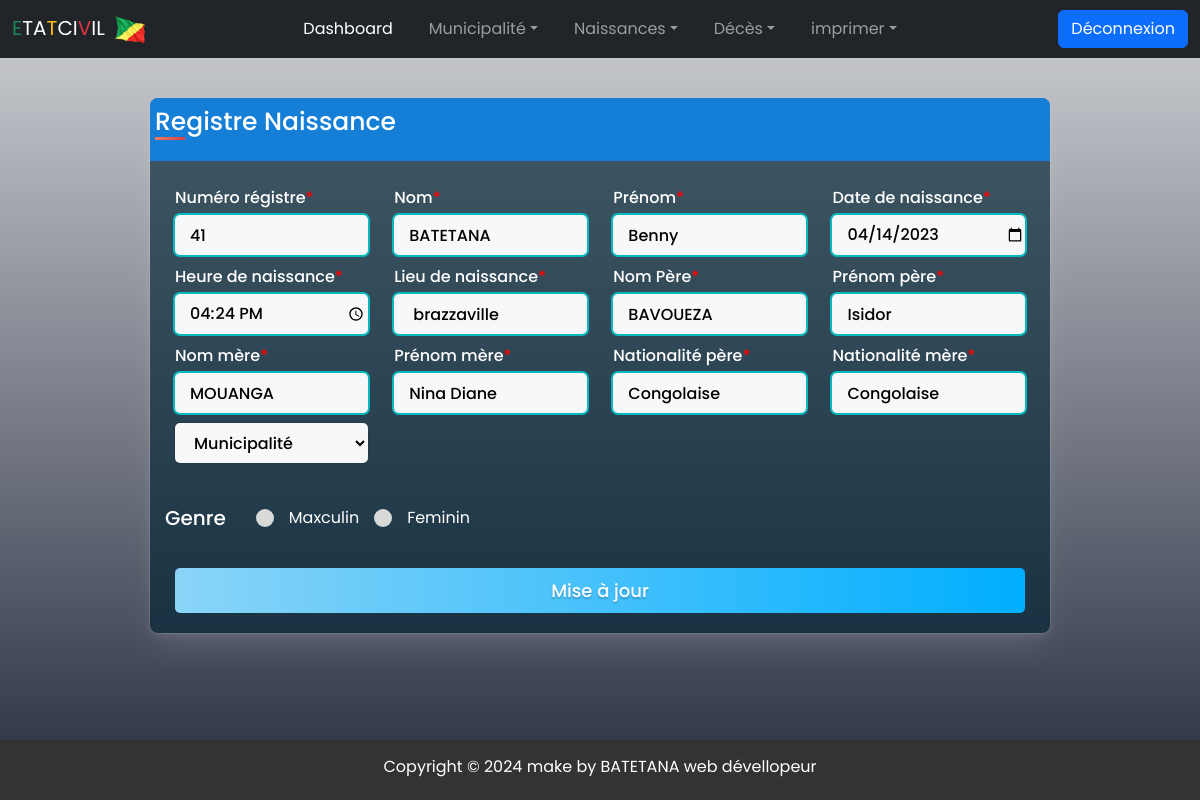
Page /update_naissance.php?update_code_naiss=41 on the committed database.
### tables this page shows
CREATE TABLE `naissances` (
  `code_naiss` int(30) NOT NULL,
  `nom` varchar(30) NOT NULL,
  `prenom` varchar(30) NOT NULL,
  `sexe` varchar(10) NOT NULL,
  `date_naiss` date NOT NULL,
  `h_naiss` time NOT NULL,
  `lieu_naiss` varchar(30) NOT NULL,
  `nom_pere` varchar(30) NOT NULL,
  `prenom_pere` varchar(30) NOT NULL,
  `natio_pere` varchar(60) NOT NULL,
  `nom_mere` varchar(30) NOT NULL,
  `prenom_mere` varchar(30) NOT NULL,
  `natio_mere` varchar(60) NOT NULL,
  `nom_municipalite` varchar(30) NOT NULL
);

### update_naissance.php (the view, shortened to what this page needs)
<?php
      include('init.php');
      $code_naiss=$_GET['update_code_naiss'];
      $sql="SELECT * FROM `naissances` WHERE code_naiss=$code_naiss";
      $result=mysqli_query($conn,$sql);
      $row=mysqli_fetch_assoc($result);
      $code_naiss=$row['code_naiss'];
      $nom=$row['nom'];
      $prenom=$row['prenom'];
      $date_naiss=$row['date_naiss'];
      $h_naiss=$row['h_naiss'];
      $lieu_naiss=$row['lieu_naiss'];
      $nom_pere=$row['nom_pere'];
      $prenom_pere=$row['prenom_pere'];
      $natio_pere=$row['natio_pere'];
      $nom_mere=$row['nom_mere'];
      $prenom_mere=$row['prenom_mere'];
      $natio_mere=$row['natio_mere'];
?>
<!DOCTYPE html>
<html lang="en">
<head>
    <link rel="stylesheet" href="./css1/form_naiss1.css">
    <link href='https://unpkg.com/boxicons@2.1.4/css/boxicons.min.css' rel='stylesheet'>
</head>
<body>
<?php include 'background_image.php';?>
<?php include 'navbar.php';?>
    <div class="contenair">
        <div class="title">
            <p>Registre Naissance</p>
        </div>
        <form action="" method="post">
            <div class="user_details">
                <div class="input_box">
                    <label for="code_n">Numéro régistre</label>
                    <input type="text" id="code"
                    placeholder="Entrer code registre" name="code_n" value="<?php echo $code_naiss;?>">
                </div>
                <div class="input_box">
                    <label for="code">Nom</label>
                    <input type="text" id="nom"  name="nom"
                    placeholder="Entrer nom" value="<?php echo $nom;?>">
                </div>
                <div class="input_box">
                    <label for="prenom">Prénom</label>
                    <input type="text" id="prenom" name="prenom"
                    placeholder="Entrer prenom" value="<?php echo $prenom;?>">
                </div>
                <div class="input_box">
                    <label for="naissance">Date de naissance</label>
                    <input type="date" id="naissance" name="date_naiss" value="<?php echo $date_naiss;?>">
                </div>
                <div class="input_box">
                    <label for="h_naiss">Heure de naissance</label>
                    <input type="time" id="h_naiss" name="h_naiss" value="<?php echo $h_naiss;?>">
                </div>
                <div class="input_box">
                    <label for="lieu">Lieu de naissance</label>
                    <input type="text" id="lieu" name="lieu_naiss"
                    placeholder="Entrer lieu naissance" value="<?php echo $lieu_naiss;?>">
                </div>
                <div class="input_box">
                    <label for="nom_pere">Nom Père</label>
                    <input type="text" id="nom_pere" name="nom_pere"
                    placeholder="Entrer nom père" value="<?php echo $nom_pere;?>">
                </div>
                <div class="input_box">
                    <label for="code">Prénom père</label>
                    <input type="text" id="prenom_père" name="prenom_pere"
                    placeholder="Entrer prénom père" value="<?php echo $prenom_pere;?>">
                </div>
                <div class="input_box">
                    <label for="nom_mère">Nom mère</label>
                    <input type="text" id="nom_mere" name="nom_mere"
                    placeholder="Entrer prénom père" value="<?php echo $nom_mere;?>">
                </div>
                <div class="input_box">
                    <label for="prenom_mère">Prénom mère</label>
                    <input type="text" id="prenom_mere" name="prenom_mere"
                    placeholder="Entrer prénom mère" value="<?php echo $prenom_mere;?>">
                </div>
                <div class="input_box">
                    <label for="natio">Nationalité père</label>
                    <input type="text" id="natio_pere" name="natio_pere"
                    placeholder="Entrer Nationalité" value="<?php echo $natio_pere;?>">
                </div>
                <div class="input_box">
                    <label for="prenom_mère">Nationalité mère</label>
                    <input type="text" id="natio_mere" name="natio_mere"
                    placeholder="Entrer prénom mère" value="<?php echo $natio_mere;?>">
                </div>
                <?php
                echo '<div class="input_box">';
                echo '<select name="nom_municipalite">';
                echo '<option selected disabled>Municipalité</option>';
                echo '</select>';
                echo '</div>';
                ?>
            </div>
            <div class="gender">
                <span class="gender_title">Genre</span>
                <div class="category">
                    <label for="radio_1">
                        <span class="dot one"></span>
                        <span>Maxculin</span>
                    </label>
                    <label for="radio_2">
                        <span class="dot two"></span>
                        <span>Feminin</span>
                    </label>
                </div>
            </div>
            <div class="reg_btn">
                <input type="submit" value="Mise à jour" name="valider">
            </div>
        </form>
    </div>
 <footer>
 <?php include('footer.php');?>
</body>
</html>

### css1/form_naiss1.css (style rules this page uses)
* { margin: 0; padding:0; box-sizing: border-box; font-family: 'poppins'; }
.contenair { max-width: 1000px; width: 100%; background: #002435a6; border-radius:0.5rem; box-shadow: 0px 0px 0px 1px rgba(255, 255, 255, 0.1), 0px 5px 12px -2px rgba(252, 248, 248, 0.1), 0px 18px 36px -6px rgba(255, 255, 255, 0.1); overflow: hidden; margin: 40px auto; }
.contenair .title { padding:5px; background: #0e86e9dc; color: white; }
.contenair .title p { font-size: 25px; font-weight: 500; position: relative; }
.contenair .title p::before { content:""; position: absolute; bottom:0; left:0; width: 30px; height: 3px; background: linear-gradient( to right,#F37A65,#D64141); }
.user_details { display:flex; justify-content: space-between; flex-wrap: wrap; padding:25px; gap: 20px; }
.user_details .input_box { width:calc(100%/4 - 20px); }
.input_box label { font-weight: 500; margin-bottom: 5px; display: block; color: #ffffff; }
.input_box label::after { content: "*"; color:red; }
select { margin: 30px 0; }
.input_box input,select { width: 100%; height:40px; border:none; outline: none; border-radius: 5px; font-size: 16px; padding-left:15px; box-shadow: 0px 0px 0px 1px rgba(0,0,0,0.1); background-color: #f6f8fa; font-family: 'poppins'; transition: all 120ms ease-in-out 0s; }
.input_box input:valid, .input_box input:focus { box-shadow: 0px 0px 0px 2px #07b8be; font-weight: 500; color: #000000; }
select { font-size: 16px; font-weight: 500; padding-left:15px; font-family: 'poppins'; }
.gender { display: flex; }
.gender .gender_title { font-size: 20px; font-weight: 500; padding: 15px; color: #ffffff; }
.gender .category { width: 80%; display: flex; }
.gender .category label { display: flex; align-items: center; cursor:pointer; color: #ffffff; }
.gender .category label .dot { height: 18px; width: 18px; background: #d9d9d9; border-radius:50%; margin-right: 15px; margin-left: 15px; border: 4px solid transparent; transition: all 0.3s ease; }
.reg_btn { padding:20px 25px; }
.reg_btn input { height: 45px; width: 100%; border:none; font-size: 18px; font-weight: 500; cursor: pointer; background: linear-gradient( to right,#8ad4f7,#00aeff); border-radius:5px; color:#ffffff; text-shadow: 0px 2px 2px rgba(0,0,0,0.2); }
@media all and (min-width:710px) { .contenair { max-width:650px; width: 100%; background: #002435a6; border-radius:0.5rem; box-shadow: 0px 0px 0px 1px rgba(255, 255, 255, 0.1), 0px 5px 12px -2px rgba(252, 248, 248, 0.1), 0px 18px 36px -6px rgba(255, 255, 255, 0.1); } }
@media all and (min-width:710px) { .user_details .input_box { width:calc(100%/3 - 20px); } }
@media all and (min-width:710px) { .user_details { display:flex; width: 100%; padding:25px; gap: 10px; } }
@media all and (min-width:710px) { .gender { display: flex; } }
@media (min-width:800px) { .contenair { max-width:700px; width: 100%; background: #002435a6; border-radius:0.5rem; box-shadow: 0px 0px 0px 1px rgba(255, 255, 255, 0.1), 0px 5px 12px -2px rgba(252, 248, 248, 0.1), 0px 18px 36px -6px rgba(255, 255, 255, 0.1); } }
@media (min-width:800px) { .user_details .input_box { width:calc(100%/3 - 20px); } }
@media (min-width:950px) { .contenair { max-width:900px; width: 100%; background: #002435a6; border-radius:0.5rem; box-shadow: 0px 0px 0px 1px rgba(255, 255, 255, 0.1), 0px 5px 12px -2px rgba(252, 248, 248, 0.1), 0px 18px 36px -6px rgba(255, 255, 255, 0.1); } }
@media (min-width:950px) { .user_details .input_box { width:calc(100%/4 - 20px); } }

### css1/footer.css (style rules this page uses)
footer { position: absolute; text-align: center; background-color:#333; color:#fff; padding:15px 0 5px 0; bottom:0; width: 100%; position: fixed; }

### background_image.php (style rules this page uses)
body { background:linear-gradient(rgba(15,23,43,0.2),rgba(15,23,43,0.9)),url(./images1/m.jpg); background-size:cover; background-position:center; background-repeat: no-repeat; font-family: 'poppins'; background-attachment: fixed; }

### rows in the picture
naissances: code_n "41", nom "BATETANA", prenom "Benny", date_naiss "04/14/2023", h_naiss "16:24:00", lieu_naiss "brazzaville", nom_pere "BAVOUEZA", prenom_pere "Isidor", nom_mere "MOUANGA", prenom_mere "Nina Diane", natio_pere "Congolaise", natio_mere "Congolaise"
